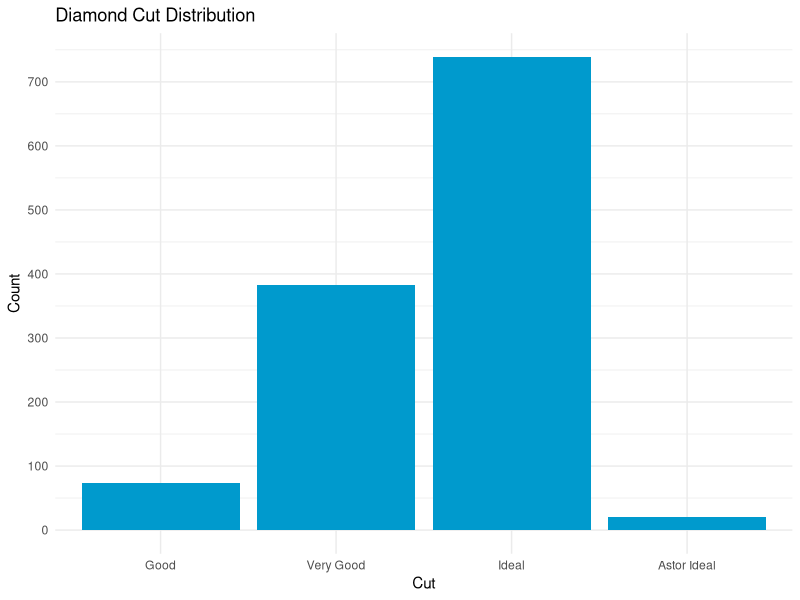
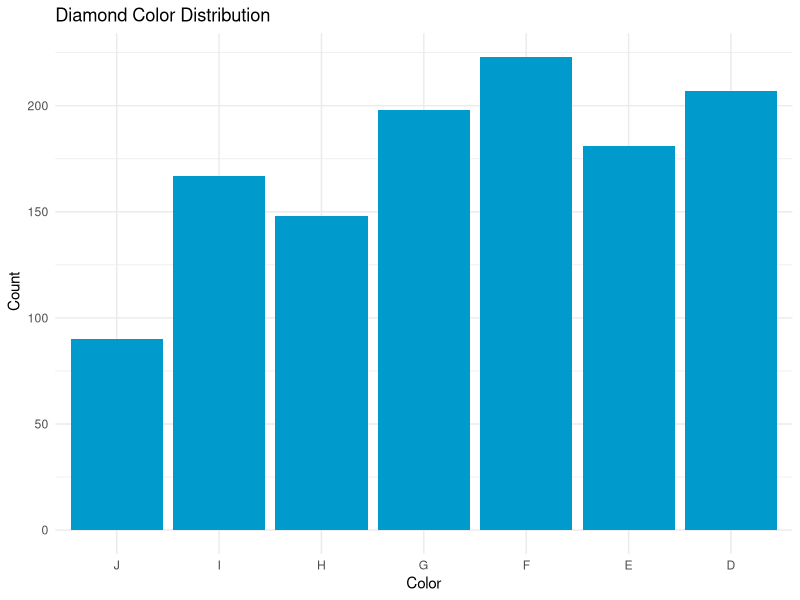
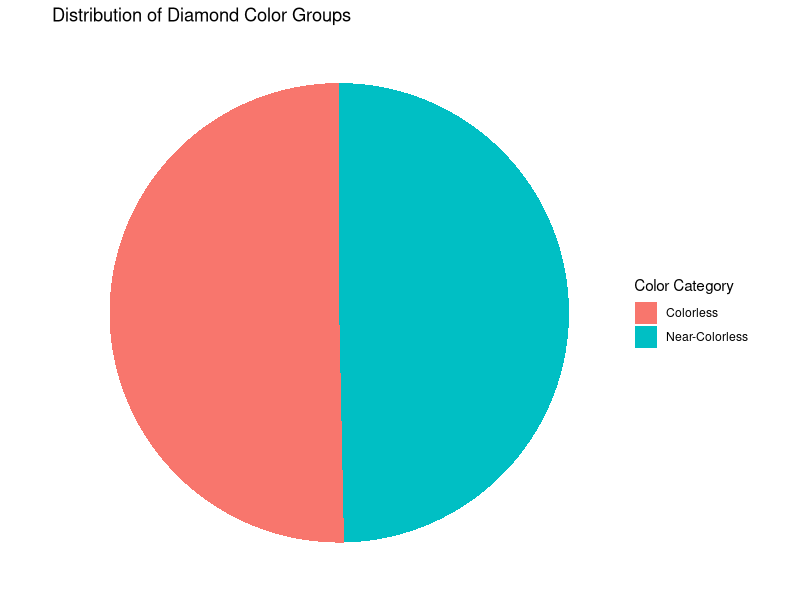
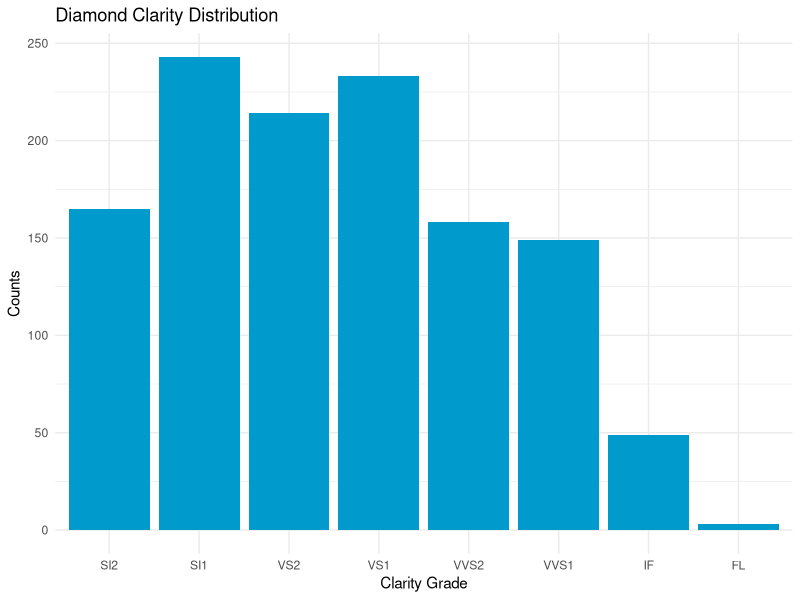
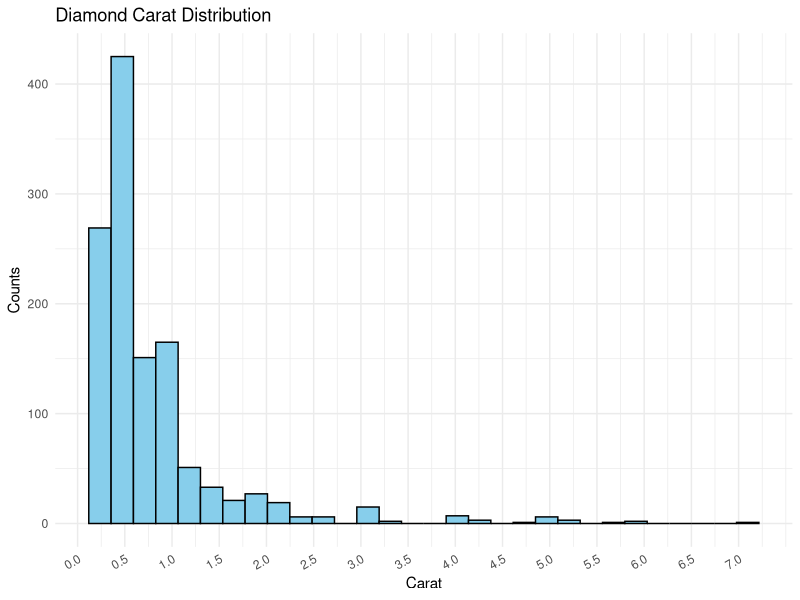
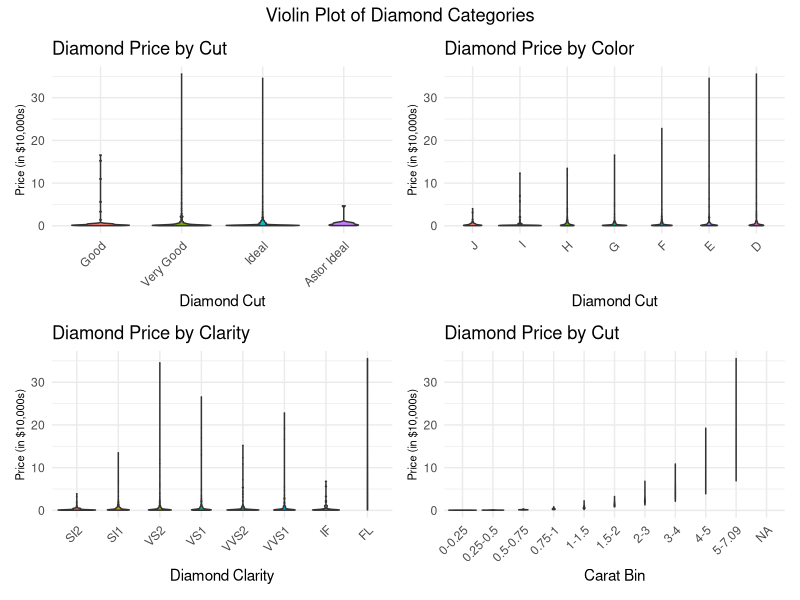
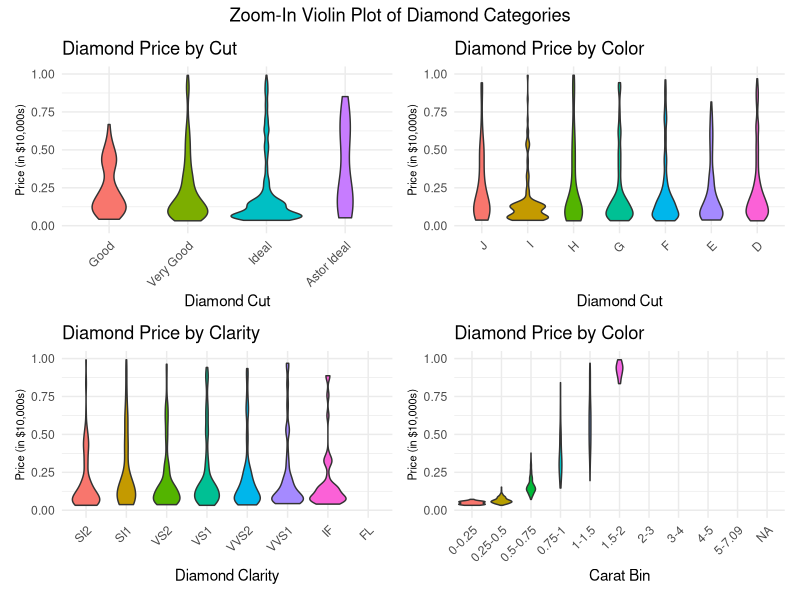
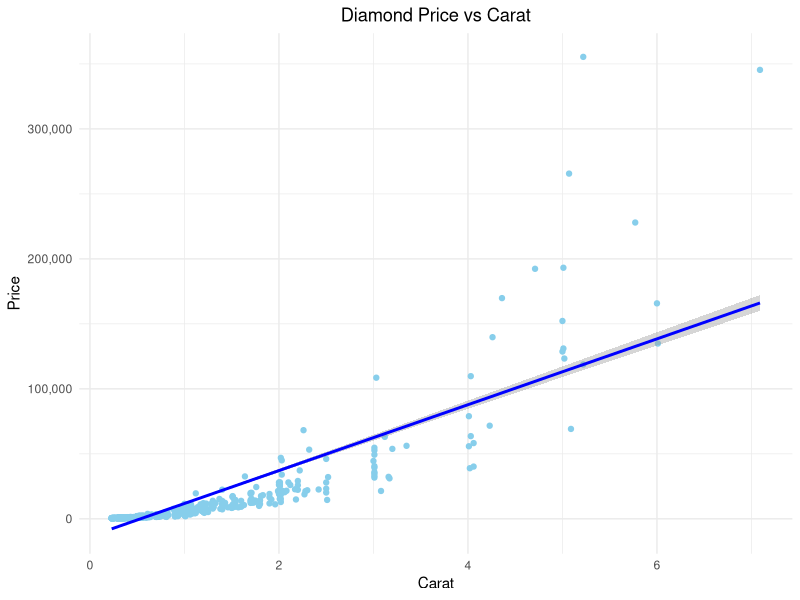

Recreate these plots in R, in order. (Note: this script raises an error after producing the figures.)
## ---- chunk 1
rm(list = ls())
library(tidyverse)
library(MASS)
library(patchwork)
library(kableExtra)
library(knitr)
library(scales)


diamond <- read.csv("diamonds4.csv")
## ---- chunk 2
diamond<-diamond%>%
  mutate(cut=cut%>%
           fct_relevel(c("Good","Very Good","Ideal","Astor Ideal")))%>%
  mutate(clarity=clarity%>%
           fct_relevel(c("SI2","SI1","VS2","VS1","VVS2","VVS1","IF","FL")))%>%
  mutate(color=color%>%
           fct_relevel(c("J","I","H","G","F","E","D")))

diamond <- diamond %>%
  mutate(carat_bin = cut(carat,
                         breaks = c(0, 0.25, 0.5, 0.75, 1, 1.5, 2, 3, 4, 5, max(carat)),
                         labels = c("0-0.25", "0.25-0.5", "0.5-0.75", "0.75-1", "1-1.5", "1.5-2", "2-3", "3-4", "4-5", paste("5", max(carat), sep="-")),
                         right = FALSE))

carat_new_bins <- diamond %>%
  drop_na(carat) %>%
  mutate(carat_bin = cut(carat,
                         breaks = c(0, 0.25, 0.5, 0.75, 1, 1.5, 2, 3, 4, 5, 8),
                         labels = c("0-0.25", "0.25-0.5", "0.5-0.75", "0.75-1", "1-1.5", "1.5-2", "2-3", "3-4", "4-5", "5-8"),
                         right = FALSE))

CutCarat<-carat_new_bins%>%
  group_by(cut,carat_bin)%>%
  summarise(Ave_Price=round(mean(price),0))%>%
  ungroup()

ColorCarat<-carat_new_bins%>%
  group_by(color,carat_bin)%>%
  summarise(Ave_Price=round(mean(price),0))%>%
  ungroup()

ClarityCarat<-carat_new_bins%>%
  group_by(clarity,carat_bin)%>%
  summarise(Ave_Price=round(mean(price),0))%>%
  ungroup()
## ---- chunk 3
ggplot(diamond, aes(x=cut))+
  geom_bar(fill = "deepskyblue3")+
  scale_y_continuous(breaks=seq(0,800,100))+
  labs(x="Cut", y="Count",
       title="Diamond Cut Distribution") + 
  theme_minimal() + 
  theme(legend.position = "none")
## ---- chunk 4
ggplot(diamond, aes(x=color)) +
  geom_bar(fill = "deepskyblue3") +
  labs(title = "Diamond Color Distribution",
       x = "Color",
       y = " Count") +
  theme_minimal() 
## ---- chunk 5

diamond <- diamond %>%
  mutate(color_category = case_when(
    color %in% c("D", "E", "F") ~ "Colorless",
    color %in% c("G", "H", "I", "J") ~ "Near-Colorless",
    color %in% c("K") ~ "Faint"
  ))

color_counts <- diamond %>%
  count(color_category)

ggplot(color_counts, aes(x="", y=n, fill=color_category)) + 
  geom_bar(stat="identity", width=1) + 
  coord_polar("y", start=0) + 
  labs(title = "Distribution of Diamond Color Groups",
       x = NULL,
       y = NULL,
       fill = "Color Category") + 
  theme_void()
## ---- chunk 6
# arrange clarity by rating
clarity_ordered <- diamond %>%
  mutate(clarity = factor(clarity, levels = c("SI2", "SI1", "VS2", "VS1", "VVS2", "VVS1", "IF", "FL"))) %>%
  arrange(clarity)

# bar chart of counts and clarity grade
ggplot(clarity_ordered, aes(x=clarity))+
  geom_bar(fill = "deepskyblue3")+
  labs(x="Clarity Grade", y="Counts", title="Diamond Clarity Distribution") +
  theme_minimal()
## ---- chunk 7
ggplot(diamond, aes(x = carat)) +
  geom_histogram(fill = "skyblue", color = "black", alpha = 1) + 
  labs(title = "Diamond Carat Distribution",x = "Carat",y = "Counts") +
  scale_x_continuous(breaks = seq(0, max(diamond$carat), by = 0.5)) +
  scale_y_continuous(labels = scales::comma) +
  theme_minimal() + 
  theme(axis.text.x = element_text(angle = 30, hjust = 1))

## ---- chunk 8

carat_summary <- diamond %>%
  mutate(carat_bin = cut(carat, breaks = c(0, 0.25, 0.5, 0.75, 1, 1.5, 2, 3, 4, 5, 6, 7, 8), right = FALSE)) %>%
  drop_na(carat_bin) %>%
  count(carat_bin) %>%
  mutate(proportions = round(n / sum(n), 3))
kable(carat_summary, col.names = c("Carat Range", "Count", "Proportion"),
      caption = "Summary of diamond by Carat Range") %>%
  kable_styling(full_width = FALSE, position = "center", latex_options = c("HOLD_position", "striped")) %>%
  column_spec(1, width = "5cm") %>%
  column_spec(2, width = "3cm") %>%
  column_spec(3, width = "3cm")

## ---- chunk 9
g1 <- ggplot(diamond, aes(x = cut, y = price/10000, fill = cut)) + 
  geom_violin() +
  labs(title = "Diamond Price by Cut",
       x = "Diamond Cut",
       y = "Price (in $10,000s)") +
  theme_minimal() +
  theme(legend.position = "none",
        axis.text.x = element_text(angle = 45, hjust = 1),
        axis.title.y = element_text(size = 8))


g2 <- ggplot(diamond, aes(x = color, y = price/10000, fill = color)) + 
  geom_violin() +
  labs(title = "Diamond Price by Color",
       x = "Diamond Cut",
       y = "Price (in $10,000s)") +
  theme_minimal() +
  theme(legend.position = "none",
        axis.text.x = element_text(angle = 45, hjust = 1),
        axis.title.y = element_text(size = 8))

g3 <- ggplot(diamond, aes(x = clarity, y = price/10000, fill = clarity)) + 
  geom_violin() +
  labs(title = "Diamond Price by Clarity",
       x = "Diamond Clarity",
       y = "Price (in $10,000s)") +
  theme_minimal() +
  theme(legend.position = "none",
        axis.text.x = element_text(angle = 45, hjust = 1),
        axis.title.y = element_text(size = 8))

g4 <- ggplot(diamond, aes(x = carat_bin, y = price/10000, fill = carat_bin)) + 
  geom_violin() +
  labs(title = "Diamond Price by Cut",
       x = "Carat Bin",
       y = "Price (in $10,000s)") +
  theme_minimal() +
  theme(legend.position = "none",
        axis.text.x = element_text(angle = 45, hjust = 1),
        axis.title.y = element_text(size = 8))

(g1 | g2) / (g3 | g4) + 
  plot_annotation(title = "Violin Plot of Diamond Categories", 
  theme = theme(plot.title = element_text(hjust = 0.5)))
## ---- chunk 10
g1 <- ggplot(diamond, aes(x = cut, y = price/10000, fill = cut)) + 
  geom_violin() +
  scale_y_continuous(limits = c(0, 1))  +
  theme_minimal() +
  labs(title = "Diamond Price by Cut",
       x = "Diamond Cut",
       y = "Price (in $10,000s)") +
  theme(legend.position = "none",
        axis.text.x = element_text(angle = 45, hjust = 1),
        axis.title.y = element_text(size = 8))

g2 <- ggplot(diamond, aes(x = color, y = price/10000, fill = color)) + 
  geom_violin() +
  scale_y_continuous(limits = c(0, 1))  +
  labs(title = "Diamond Price by Color",
       x = "Diamond Cut",
       y = "Price (in $10,000s)") +
  theme_minimal() +
  theme(legend.position = "none",
        axis.text.x = element_text(angle = 45, hjust = 1),
        axis.title.y = element_text(size = 8))

g3 <- ggplot(diamond, aes(x = clarity, y = price/10000, fill = clarity)) + 
  geom_violin() +
  scale_y_continuous(limits = c(0, 1))  +
  labs(title = "Diamond Price by Clarity",
       x = "Diamond Clarity",
       y = "Price (in $10,000s)") +
  theme_minimal() +
  theme(legend.position = "none",
        axis.text.x = element_text(angle = 45, hjust = 1),
        axis.title.y = element_text(size = 8))

g4 <- ggplot(diamond, aes(x = carat_bin, y = price/10000, fill = carat_bin)) + 
  geom_violin() +
  scale_y_continuous(limits = c(0, 1))  +
  labs(title = "Diamond Price by Color",
       x = "Carat Bin",
       y = "Price (in $10,000s)") +
  theme_minimal() +
  theme(legend.position = "none",
        axis.text.x = element_text(angle = 45, hjust = 1),
        axis.title.y = element_text(size = 8))

(g1 | g2) / (g3 | g4) + 
  plot_annotation(title = "Zoom-In Violin Plot of Diamond Categories", 
  theme = theme(plot.title = element_text(hjust = 0.5)))
## ---- chunk 11
ggplot(diamond, aes(x = carat, y = price)) +
  geom_point(color = "skyblue", alpha = 1) +
  labs(title = "Diamond Price vs Carat",x = "Carat",y = "Price") +
  geom_smooth(method = "lm", color = "blue") +
  scale_y_continuous(labels = scales::comma) +
  theme_minimal() +
  theme(plot.title = element_text(hjust = 0.5))
  
## ---- chunk 12
min_max_prices <- clarity_ordered %>%
  group_by(clarity) %>%
  summarize(
    min_price = min(price, na.rm = TRUE),
    max_price = max(price, na.rm = TRUE))

kable(min_max_prices, caption = "Min and Max Prices by Clarity")
## ---- chunk 13
cut_Min_Tab<-CutCarat%>%
  group_by(carat_bin)%>%
  rename(Ave_Price_Cut=Ave_Price)%>%
  mutate(Min_Cut=min(Ave_Price_Cut))%>%
  filter(Ave_Price_Cut==Min_Cut)

cut_Max_Tab<-CutCarat%>%
  group_by(carat_bin)%>%
  rename(Ave_Price_Cut=Ave_Price)%>%
  mutate(Max_Cut=max(Ave_Price_Cut))%>%
  filter(Ave_Price_Cut==Max_Cut)

color_Min_Tab<-ColorCarat%>%
  group_by(carat_bin)%>%
  rename(Ave_Price_Color=Ave_Price)%>%
  mutate(Min_Color=min(Ave_Price_Color))%>%
  filter(Ave_Price_Color==Min_Color)

color_Max_Tab<-ColorCarat%>%
  group_by(carat_bin)%>%
  rename(Ave_Price_Color=Ave_Price)%>%
  mutate(Max_Color=max(Ave_Price_Color))%>%
  filter(Ave_Price_Color==Max_Color)

clarity_Min_Tab<-ClarityCarat%>%
  group_by(carat_bin)%>%
  rename(Ave_Price_Clar=Ave_Price)%>%
  mutate(Min_Clar=min(Ave_Price_Clar))%>%
  filter(Ave_Price_Clar==Min_Clar)

clarity_Max_Tab<-ClarityCarat%>%
  group_by(carat_bin)%>%
  rename(Ave_Price_Clar=Ave_Price)%>%
  mutate(Max_Clar=max(Ave_Price_Clar))%>%
  filter(Ave_Price_Clar==Max_Clar)

clarity_Full_Tab<-bind_rows(clarity_Min_Tab,clarity_Max_Tab)%>%
  arrange(carat_bin,Ave_Price_Clar)

color_Full_Tab<-bind_rows(color_Min_Tab,color_Max_Tab)%>%
  arrange(carat_bin,Ave_Price_Color)

cut_Full_Tab<-bind_rows(cut_Min_Tab,cut_Max_Tab)%>%
  arrange(carat_bin,Ave_Price_Cut)

clarity_tab_calc<-clarity_Full_Tab%>%
  group_by(carat_bin)%>%
  summarize(Price_Rng_Clar=max(Ave_Price_Clar)-min(Ave_Price_Clar))%>%
  dplyr::select(Price_Rng_Clar)

color_tab_calc<-color_Full_Tab%>%
  group_by(carat_bin)%>%
  summarize(Price_Rng_Color=max(Ave_Price_Color)-min(Ave_Price_Color))%>%
  dplyr::select(Price_Rng_Color)

cut_tab_calc<-cut_Full_Tab%>%
  group_by(carat_bin)%>%
  summarize(Price_Rng_Cut=max(Ave_Price_Cut)-min(Ave_Price_Cut))%>%
  dplyr::select(carat_bin,Price_Rng_Cut)

Full_Tab<-bind_cols(cut_tab_calc,color_tab_calc,clarity_tab_calc)
## ---- chunk 14
color_cut <- diamond %>%
  count(cut,color) %>%
  group_by(color) %>%
  mutate(Percentage= round(n/sum(n)*100,2))


ggplot(color_cut,aes(x=cut, y=color, fill=Percentage))+
  geom_tile()+
  scale_fill_gradient(low="white",high="purple")+
  geom_text(aes(label=Percentage), size = 2.5)+
  theme(plot.title = element_text(hjust = 0.5, size = 8),
        legend.title = element_text(size = 7)) +
  labs(x="Diamond Color by Cut",
       y="Color",
       title="Diamond Color by Cut") +
  theme_minimal()

## ---- chunk 15
color_clarity <- diamond %>%
  count(color, clarity) %>%
  group_by(color) %>%
  mutate(Percentage= round(n/sum(n)*100,2))


ggplot(color_clarity, aes(x = color, y = clarity, fill = Percentage)) + 
  geom_tile() +
  scale_fill_gradient(low = "white", high = "purple") +
  geom_text(aes(label = Percentage), size = 2.5) +
  theme(plot.title = element_text(hjust = 0.5, size = 8),
        legend.title = element_text(size = 7)) +
  labs(
    x = "Diamond Color by Clarity",
    y = "Clarity",
    title = "Diamond Color by Clarity"
  ) +
  theme_minimal()
## ---- chunk 16
color_carat <- diamond %>%
  count(color, carat_bin) %>%
  group_by(color) %>%
  mutate(Percentage= round(n/sum(n)*100,2))

  
ggplot(color_carat, aes(x = color, y = carat_bin, fill = Percentage))+
  geom_tile() +
  scale_fill_gradient(low = "white", high = "purple") +
  geom_text(aes(label = Percentage), size = 2.5) +
  theme(plot.title = element_text(hjust = 0.5, size = 8),
        legend.title = element_text(size = 7)) + 
  labs(
    x = "Color",
    y = "Carat",
    title = "Diamond Color by Carat"
  ) +
  theme_minimal()
## ---- chunk 17
cut_carrat <- diamond %>%
  count(cut, carat_bin) %>%
  group_by(cut) %>%
  mutate(Percentage= round(n/sum(n)*100,2))

  
ggplot(cut_carrat, aes(x = cut, y = carat_bin, fill = Percentage))+
  geom_tile() +
  scale_fill_gradient(low = "white", high = "purple") +
  geom_text(aes(label = Percentage), size = 2.5) +
  theme(plot.title = element_text(hjust = 0.5, size = 8),
        legend.title = element_text(size = 7)) + 
  labs(
    x = "Cut",
    y = "Carat",
    title = "Diamond Cut by Carat"
  ) +
  theme_minimal()
## ---- chunk 18
clarity_cut <- diamond %>%
  count(cut, clarity) %>%
  group_by(cut) %>%
  mutate(Percentage= round(n/sum(n)*100,2))

  
ggplot(clarity_cut, aes(x = cut, y = clarity, fill = Percentage))+
  geom_tile() +
  scale_fill_gradient(low = "white", high = "purple") +
  geom_text(aes(label = Percentage), size = 2.5) +
  theme(plot.title = element_text(hjust = 0.5, size = 8),
        legend.title = element_text(size = 7)) + 
  labs(
    x = "Cut",
    y = "Clarity",
    title = "Diamond Cut by Clarity"
  ) +
  theme_minimal()
## ---- chunk 19

# new dataframe with cut and clarity ordered 
cut_clarity<-diamond%>%
  mutate(cut=cut%>%
           fct_relevel(c("Good","Very Good","Ideal","Astor Ideal")))%>%
  mutate(clarity=clarity%>%
           fct_relevel(c("SI2","SI1","VS2","VS1","VVS2","VVS1","IF","FL")))

# compare cut and clarity by count 
cut_clarity1<-cut_clarity%>%
  count(cut,clarity)%>%
  group_by(cut)%>%
  mutate(Percentage= round(n/sum(n)*100,2))

# compare cut and clarity by price
cut_clarity2<-cut_clarity%>%
  group_by(cut,clarity)%>%
  summarise(avg_price=round(mean(price),0))%>%
  ungroup()
 

ggplot(cut_clarity2,aes(x=clarity,y=cut,fill=avg_price))+
  geom_tile()+
  scale_fill_gradient(low="white",high="red")+
  geom_text(aes(label=avg_price))+
  labs(x="Diamond Clarity",y="Diamond Cut",
       title="Diamond Cut by Clarity (Average Price in Dollars)") +
  theme_minimal()
  theme(plot.title = element_text(hjust=0.5))

## ---- chunk 20
# new dataframe with carat new bins and clarity ordered
carat_new_bins <- clarity_ordered %>%
  drop_na(carat) %>%
  mutate(carat_bin = cut(carat,
                         breaks = c(0, 0.25, 0.5, 0.75, 1, 1.5, 2, 3, 4, 5, max(carat)),
                         labels = c("0-0.25", "0.25-0.5", "0.5-0.75", "0.75-1", "1-1.5", "1.5-2", "2-3", "3-4", "4-5", paste("5",max(carat),sep="-")),
                         right = FALSE)) %>%
  drop_na(carat_bin)

# compare carat and clarity by count 
carat_clarity1<-carat_new_bins%>%
  count(carat_bin,clarity)%>%
  group_by(carat_bin)%>%
  mutate(Percentage= round(n/sum(n)*100,2))

# compare carat and clarity by price
carat_clarity2<-carat_new_bins%>%
  group_by(clarity,carat_bin)%>%
  summarise(avg_price=round(mean(price),0))%>%
  ungroup()
 

ggplot(carat_clarity2,aes(x=carat_bin,y=clarity,fill=avg_price))+
  geom_tile()+
  scale_fill_gradient(low="white",high="red")+
  geom_text(aes(label=avg_price))+
  labs(x="Carat Bin",y="Clarity",
       title="Diamond Carat by Clarity (Average Price in Dollars)") +
  theme_minimal() +
  theme(axis.text.x = element_text(angle = 45, hjust = 1),
        plot.title = element_text(hjust=0.5)) 


## ---- chunk 21
# compare color and clarity by count 
color_clarity1 <- clarity_ordered %>%
  count(color, clarity) %>%
  group_by(color) %>%
  mutate(Percentage= round(n/sum(n)*100,2))

# compare color and clarity by price 
color_clarity2 <- clarity_ordered%>%
  group_by(color,clarity)%>%
  summarise(avg_price=round(mean(price),0))%>%
  ungroup()


ggplot(color_clarity2,aes(x=clarity,y=color,fill=avg_price))+
  geom_tile()+
  scale_fill_gradient(low="white",high="red")+
  geom_text(aes(label=avg_price))+
  labs(x="Clarity",y="Color",
       title="Diamond Color by Clarity (Average Price in Dollars)") + 
  theme_minimal() + 
  theme(plot.title = element_text(hjust=0.5))


## ---- chunk 22
A1<-ggplot(CutCarat,aes(x=carat_bin,y=cut,fill=Ave_Price))+
  geom_tile()+
  scale_fill_gradient(low="white",high="blue")+
  geom_text(aes(label=Ave_Price))+
  labs(x="Carat Bin",y="Cut",
       title="Diamond Cut by Carat Range") +
  theme_minimal() + 
  theme(axis.text.x=element_text(angle=45), plot.title = element_text(hjust=0.5))

A2<-ggplot(ColorCarat,aes(x=carat_bin,y=color,fill=Ave_Price))+
  geom_tile()+
  scale_fill_gradient(low="white",high="orange")+
  geom_text(aes(label=Ave_Price))+
  labs(x="Carat Bin",y="Color",
       title="Diamond Color by Carat Range") + 
  theme_minimal() + 
  theme(axis.text.x=element_text(angle=45), plot.title = element_text(hjust=0.5))


A3<-ggplot(ClarityCarat,aes(x=carat_bin,y=clarity,fill=Ave_Price))+
  geom_tile()+
  scale_fill_gradient(low="white",high="pink")+
  geom_text(aes(label=Ave_Price))+
  labs(x="Carat Bin",y="Clarity",
       title="Diamond Clarity by Carat Range") +
  theme_minimal() + 
  theme(axis.text.x=element_text(angle=45), plot.title = element_text(hjust=0.5))


(A1)/(A2)/(A3)
## ---- chunk 23
Full_Tab %>%
   kbl(format = "latex", booktabs = TRUE, caption = "Clarity/Color/Cut Max-Min Ave Price Range per Carat Bin") %>%
   kable_styling(latex_options = c("HOLD_position", "striped"))
## ---- chunk 24
carat_price_summary2 <- diamond %>%
  mutate(carat_bin = cut(carat, breaks = c(0, 0.25, 0.5, 0.75, 1, 1.5, 2, 3, 4, 5, 6, 7, 8), right = FALSE)) %>%
  group_by(carat_bin) %>%
  summarise(
    Min_Price = min(price, na.rm = TRUE),
    Max_Price = max(price, na.rm = TRUE),
    Avg_Price = round(mean(price, na.rm = TRUE), 2),
    Variability_Percent = round((Max_Price - Min_Price) / Min_Price * 100,2))
kable(carat_price_summary2, col.names = c("Carat Range", "Min Price", "Max Price", "Average Price", "Variability (%)"),
      caption = "Summary of Diamond Prices (\\$) by Carat Range") %>%
  kable_styling(full_width = FALSE, position = "center") %>%
  column_spec(1, width = "5cm") %>%
  column_spec(2, width = "3cm") %>%
  column_spec(3, width = "3cm")
## ---- chunk 25
model_carat <- lm(price ~ carat, diamond)
par(mfrow = c(2,2))
plot(model_carat)
residuals_model <- residuals(model_carat)
## ---- chunk 26
residuals_model <- residuals(model_carat)
acf(residuals_model)
## ---- chunk 27
boxcox(model_carat)
## ---- chunk 28
diamond$price_sqrt <- sqrt(diamond$price)
model_carat_sqrt <- lm(price_sqrt ~ carat, diamond)


par(mfrow = c(2, 2))
plot(model_carat_sqrt)
## ---- chunk 29
residuals_model_sq <- residuals(model_carat_sqrt)
acf(residuals_model_sq)
## ---- chunk 30

print(summary(model_carat_sqrt))
